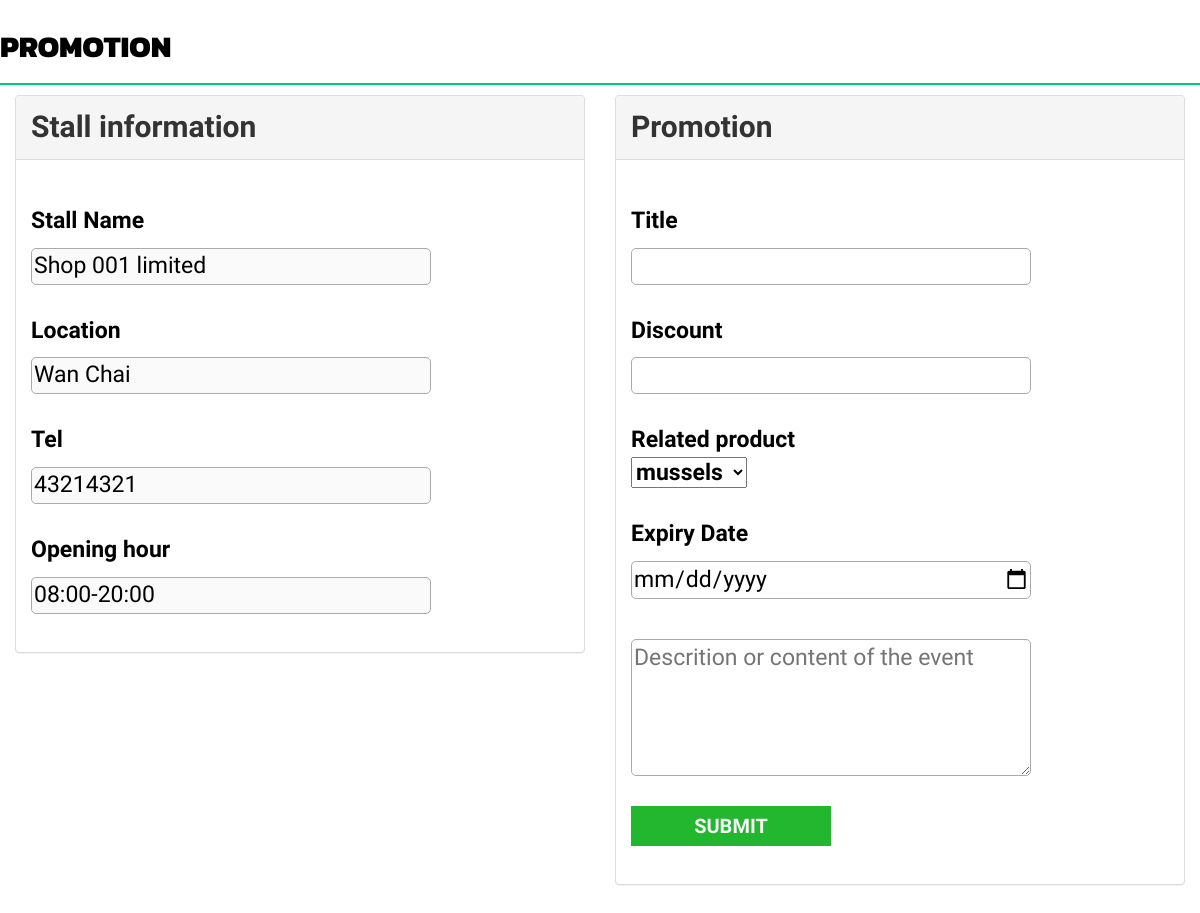
Screenshot of /SPromotion.php (signed in) with the database file from the repository.
### tables this page shows
CREATE TABLE `stall` (
  `sID` int(11) NOT NULL,
  `skID` int(11) NOT NULL,
  `StallName` varchar(20) NOT NULL,
  `Location` varchar(255) NOT NULL,
  `Tel` varchar(20) NOT NULL,
  `BusinessHours` varchar(20) NOT NULL,
  PRIMARY KEY (`sID`),
  KEY `FK_skID_idx` (`skID`)
);

### SPromotion.php (the view, shortened to what this page needs)
<html>
    <head>
        <link href="assets/css/bootstrap.css" rel="stylesheet" />
        <link href="assets/css/font-awesome.css" rel="stylesheet" />
        <link href="assets/css/basic.css" rel="stylesheet" />
        <link href="css/SPromotion.css" rel="stylesheet" />
    </head>
    <body>
        <div id="page-inner">
            <div class="row">
                <div class="col-md-12">
                    <h1 class="page-head-line">Promotion</h1>
                </div>
            </div>
            <div class="col-md-6">
                <div class="panel panel-default">
                    <div class="panel-heading">
                        Stall information
                    </div>
                    <?php
                        $conn = conn();
                        $sql = "SELECT * FROM stall where skID = ".$_SESSION['ID'];
                        $rs = mysqli_query($conn, $sql);
                        while($rc = mysqli_fetch_assoc($rs)){
                            $stallname = $rc['StallName'];
                            $location = $rc['Location'];
                            $tel = $rc['Tel'];
                            $hour = $rc['BusinessHours'];
                        }
                    ?>
                    <div class="panel-body">
                        <form>
                            <p>Stall Name<br><input type="text" id="stallname" name="stallname" value="<?php echo($stallname); ?>" required disabled></p>
                            <p>Location<br><input type="text" id="location" name="location" value="<?php echo($location); ?>" required disabled></p>
                            <p>Tel<br><input type="text" id="tel" name="tel" value="<?php echo($tel); ?>" required disabled></p>
                            <p>Opening hour<br><input type="text" id="hour" name="hour" value="<?php echo($hour); ?>" required disabled></p>
                        </form>
                    </div>
                </div>
            </div>
            <div class="col-md-6">
                <div class="panel panel-default">
                    <div class="panel-heading">
                        Promotion
                    </div>
                    <div class="panel-body">
                        <form method="POST" action="S_Promotion.php">
                            <p>Title<br><input type="text" id="title" name="title" required></p>
                            <p>Discount<br><input type="number" step="0.1" max="1" min="0.1" id="discount" name="discount" required></p>
                            <p>Related product<br>
                            <?php
                                $sql = 'SELECT g.GoodsID, g.GoodsName FROM goods g, stall s, shopkeeper sk where s.skID = sk.skID AND g.sID = s.sID AND sk.skID = '.$_SESSION['ID'].'';
                                $rs = mysqli_query($conn, $sql);
                                if(!$rs){
                            ?>
                            <select name="product" id="product" disabled required>
                            <?php
                                }else{
                            ?>
                            <select name="product" id="product" required>
                            <?php
                                    while($rc = mysqli_fetch_assoc($rs)){
                            ?>
                                <option value="<?php echo $rc['GoodsID'] ?>"><?php echo $rc['GoodsName'] ?></option>
                            <?php
                                    }
                                }
                            ?>
                            </select>
                            </p>
                            <p>Expiry Date<br><input type="date" id="expiry" name="expiry" data-date-format="YYYY-MM-DD" required></p>
                            <p><textarea id="content" name="content" rows="4" cols="50" placeholder="Descrition or content of the event"></textarea></p>
                            <div id="buttons">
                                <button id="submit" name="submit" type="submit" >Submit</button>
                            </div>
                        </form>
                     </div>
                </div>
            </div>
        </div>
    </body>
    </html>

### assets/css/basic.css (style rules this page uses)
body { font-family: 'Varela Round', sans-serif; }
#page-inner { width: 100%; margin: 10px 20px 10px 0px; background-color: #fff!important; min-height: 900px; height: auto; border: none; }
.page-head-line { font-size: 30px; text-transform: uppercase; color: #000; font-weight: 800; padding-bottom: 20px; border-bottom: 2px solid #00CA79; margin-bottom: 10px; font-family: 'Kanit', sans-serif; }

### css/SPromotion.css (style rules this page uses)
.panel-heading { font-size: 30px; font-weight: bold; }
form { font-size: 23px; color: black; text-align: left; }
form p { margin-top: 30px; font-weight: bold; }
form input,textarea { display: inline-block; width: 400px; box-sizing:border-box; outline:none; border:1px solid #aaa; border-radius:5px; margin-top: 10px; font-weight: lighter; font-size: inherit; transition: 0.5s ease-out; }
#buttons { margin-top: 30px; }
#submit { width: 200px; height: 40px; display: inline-block; text-transform:uppercase; outline:none; border:none; font-size:20px; font-weight:600; cursor:pointer; background:#23b62f; color:#f5f5f5; }

### rows the page displays
stall: stallname "Shop 001 limited", location "Wan Chai", tel "43214321", hour "08:00-20:00"

### other values shown
form field product "mussels"
